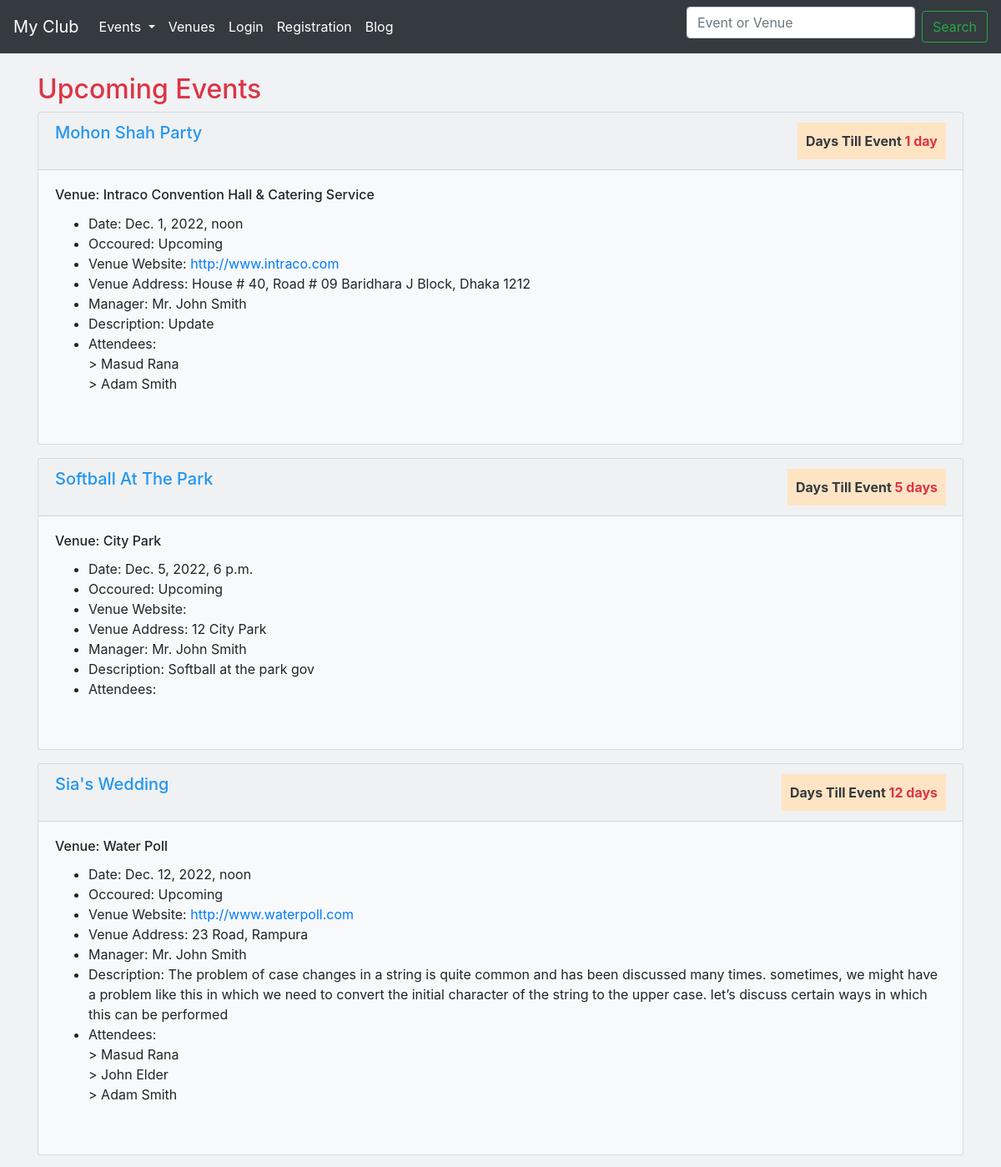
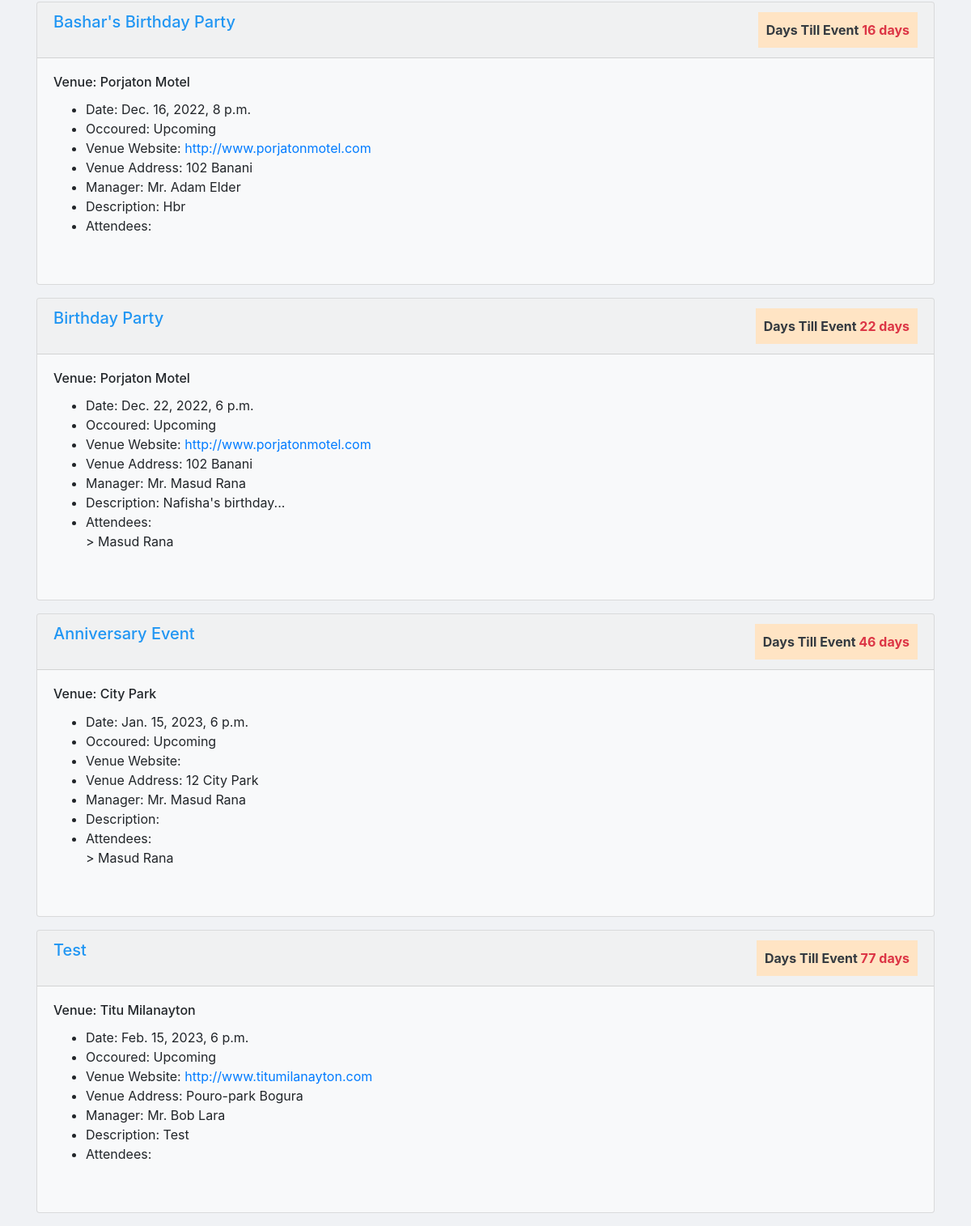
Page /upcoming-events/ on the committed database (2 pictures, top to bottom).
### events/models.py (models this page shows, shortened)
class Event(models.Model):
	name = models.CharField('Event name', max_length=120)
	event_date = models.DateTimeField('Event date')
	venue = models.ForeignKey(Venue, null=True, on_delete=models.CASCADE) # Many to One Relation
	manager = models.ForeignKey(User, blank=True,on_delete=models.CASCADE) # Many to one Relation
	description = models.TextField(blank=True)
	attendees = models.ManyToManyField(MyClubUser,blank=True) # Many to Many Relation
	approved = models.BooleanField("Approved", default=False)
	def __str__(self):
		return self.name
	@property
	def Days_till(self):
		today = date.today()
		days_till = self.event_date.date() - today
		days_till_stipped = str(days_till).split(',',1)[0]
		return days_till_stipped
	@property
	def Is_Past(self):
		today = date.today()
		if self.event_date.date() < today:
			thing = "Past"
		else:
			thing = "Upcoming"
		return thing

class Venue(models.Model):
	name = models.CharField(verbose_name='Venue name', max_length=120)
	address = models.CharField(max_length=300)
	zip_code = models.CharField('Zip Code',max_length=10,blank=True)
	phone = models.CharField('Contact phone',max_length=15,blank=True)
	web = models.URLField('Website address', blank=True)
	email = models.EmailField('Email address',blank=True)
	owner = models.PositiveIntegerField(verbose_name='Venue Owner', blank=False, default=1)
	book = models.BooleanField(default=False, blank=True)
	images = models.ImageField(upload_to='venue/images/',verbose_name='Upload Image')
	def __str__(self):
		return self.name

class MyClubUser(models.Model):
	first_name = models.CharField(max_length=30)
	last_name = models.CharField(max_length=30)
	email = models.EmailField('User email')
	def __str__(self):
		return self.first_name + ' ' + self.last_name

### events/views.py (the view)
# urls.py: path('upcoming-events/', views.futurEvents, name='upcoming-events'),
def futurEvents(request):
	today = timezone.now()
	future_events = Event.objects.filter(event_date__gte=today).order_by('event_date')
	return render(request, 'events/upcoming-events.html', {'future_events':future_events})

### events/templates/events/upcoming-events.html (shortened to what this page needs)
{% extends 'events/base.html' %}
    {% block content %}
          <div class="row">
      <div class="col-8">
        <h2 class="text-danger">Upcoming Events</h2>
      </div>
    </div>
      {% for event in future_events %}
      <div class="card bg-light mb-3">
      <div class="card-header" style="color:#2196f3;">
        <div class="row">
          <div class="col-8">
            <strong><h5>{{event | title}}</h5></strong>
          </div>
          <div class="col-4">
            <strong class="float-right text-danger" style="padding:10px;background-color:bisque;"><span class="text-dark">Days Till Event </span>{{event.Days_till}}</strong>
          </div>
        </div>
      </div>
      <div class="card-body">
    <h6 class="card-title">Venue: {{event.venue | title}}</h6>
    <ul>
        <li>Date: {{event.event_date}}</li>
        <li>Occoured: {{event.Is_Past}}</li>
        <li>Venue Website: <a href="{{event.venue.web}}" target="_blank">{{event.venue.web}}</a> </li>
        <li>Venue Address: {{event.venue.address}}</li>
        <li>Manager: Mr. {{event.manager.first_name}} {{event.manager.last_name}}</li>
        <li>Description: {{event.description}}</li>
        <li>Attendees:<br/>
        {% for userattend in event.attendees.all %}
         > {{userattend}}<br>
        {% endfor %}
        </li>
      </ul>
        <br>
  </div>
</div>
      {% endfor %}
    {% endblock content %}

### rows in the picture
Event: name "Mohon Shah Party", Days_till "1 day", venue "Intraco Convention Hall & Catering Service", event_date "Dec. 1, 2022, noon", Is_Past "Upcoming", venue.web "http://www.intraco.com", venue.address "House # 40, Road # 09 Baridhara J Block, Dhaka 1212", manager.first_name "John", manager.last_name "Smith", description "Update"
MyClubUser: first_name+last_name "Masud Rana"
MyClubUser: first_name+last_name "Adam Smith"
Event: name "Softball At The Park", Days_till "5 days", venue "City Park", event_date "Dec. 5, 2022, 6 p.m.", Is_Past "Upcoming", venue.address "12 City Park", manager.first_name "John", manager.last_name "Smith", description "Softball at the park gov"
Event: name "Sia's Wedding", Days_till "12 days", venue "Water Poll", event_date "Dec. 12, 2022, noon", Is_Past "Upcoming", venue.web "http://www.waterpoll.com", venue.address "23 Road, Rampura", manager.first_name "John", manager.last_name "Smith", description "The problem of case changes in a string is quite common and has been discussed many times. sometimes, we might have a problem like this in which we need to convert the initial character of the string to the upper case. let’s discuss certain ways in which this can be performed"
MyClubUser: first_name+last_name "John Elder"
Event: name "Bashar's Birthday Party", Days_till "16 days", venue "Porjaton Motel", event_date "Dec. 16, 2022, 8 p.m.", Is_Past "Upcoming", venue.web "http://www.porjatonmotel.com", venue.address "102 Banani", manager.first_name "Adam", manager.last_name "Elder", description "Hbr"
Event: name "Birthday Party", Days_till "22 days", venue "Porjaton Motel", event_date "Dec. 22, 2022, 6 p.m.", Is_Past "Upcoming", venue.web "http://www.porjatonmotel.com", venue.address "102 Banani", manager.first_name "Masud", manager.last_name "Rana", description "Nafisha's birthday..."
Event: name "Anniversary Event", Days_till "46 days", venue "City Park", event_date "Jan. 15, 2023, 6 p.m.", Is_Past "Upcoming", venue.address "12 City Park", manager.first_name "Masud", manager.last_name "Rana"
Event: name "Test", Days_till "77 days", venue "Titu Milanayton", event_date "Feb. 15, 2023, 6 p.m.", Is_Past "Upcoming", venue.web "http://www.titumilanayton.com", venue.address "Pouro-park Bogura", manager.first_name "Bob", manager.last_name "Lara", description "Test"
